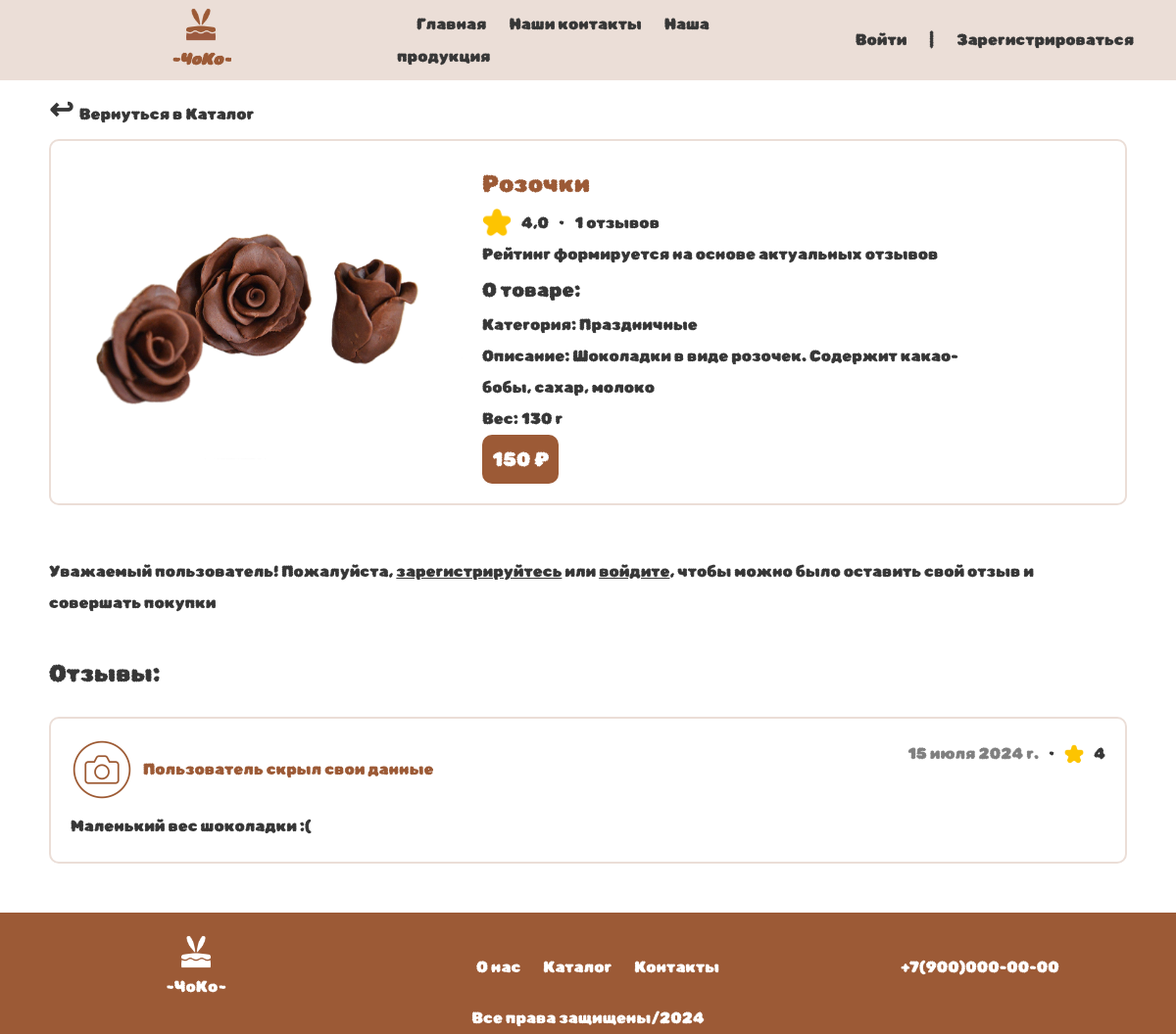
Page /user/chocolate/id_product=4/ on the earlier database version.
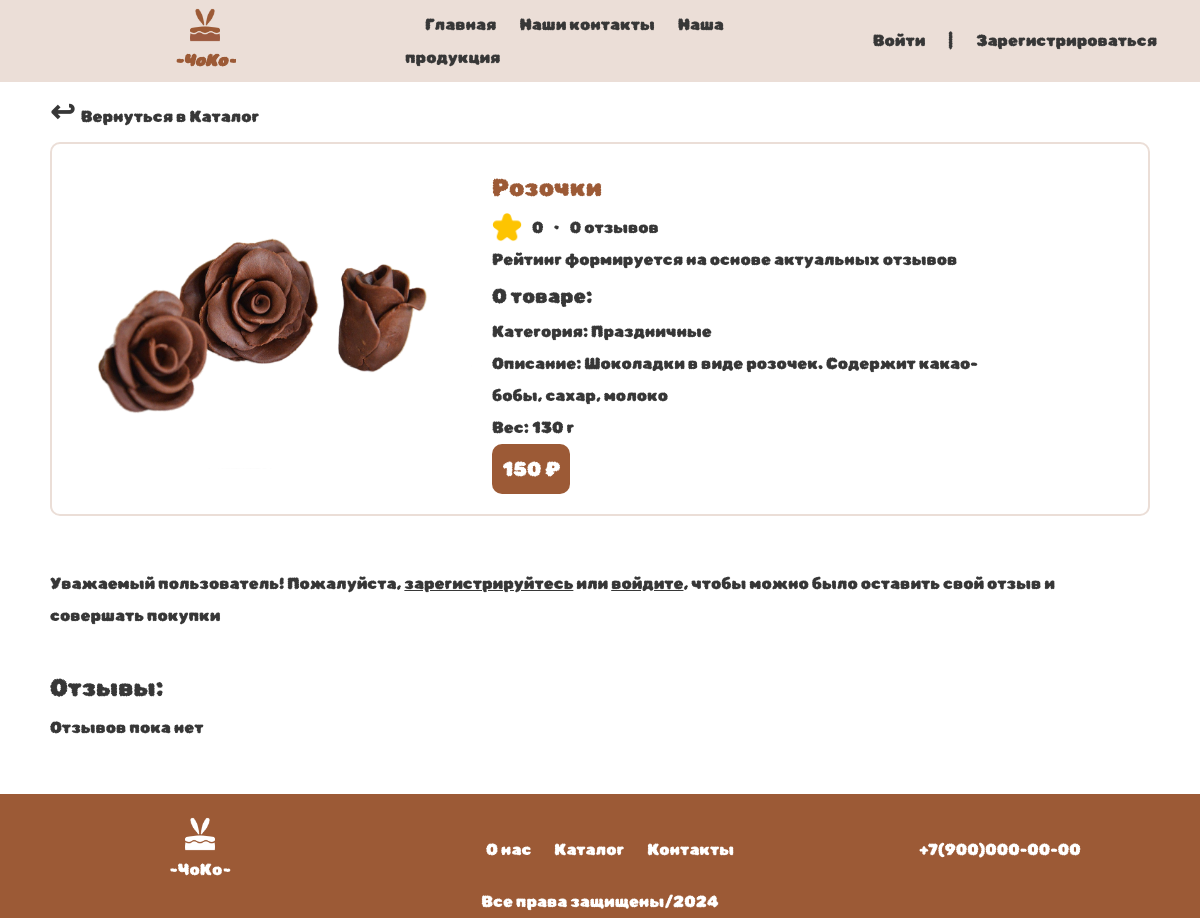
Same page on the later database version.
### main/models.py (models this page shows, shortened)
class Product(models.Model):
    objects = None
    category = models.CharField(max_length=20, default=None)
    product_name = models.CharField(max_length=50, default=None, unique=True)
    description = models.CharField(max_length=150, default=None)
    price = models.IntegerField(default=0)
    grams = models.IntegerField(default=0)
    image = models.ImageField(upload_to='img/', blank=True, null=True)
    new = models.BooleanField(default=False)

### users/models.py (models this page shows, shortened)
class Feedback(models.Model):
    objects = None
    hard_id = models.CharField(default=None, max_length=50)
    score = models.IntegerField()
    message = models.CharField(max_length=2000, default=None)
    id_product = models.IntegerField(default=0)
    anonim = models.BooleanField(default=False)
    date = models.DateField(default=None)

### users/views.py (the view)
# urls.py: path('chocolate/id_product=<int:id>/', users.info_product, name='info_product'),
def info_product(request, id):
    global user_cookie, url_cookie
    divider = 0
    score_all_users = 0
    total = 0
    try:
        user_cookie = request.COOKIES['hard_id']
    except KeyError:
        user_cookie = None
    if products.filter(id=id).exists():
        for i in basket.filter(basket=True, hard_id=user_cookie):
            total += (i.price * i.count)
        for i in feedbacks.filter(id_product=id):
            divider += 1
            score_all_users += i.score
        if divider == 0:
            general_assessment = 0
        else:
            general_assessment = round(score_all_users / divider, 1)
        url_cookie = request.build_absolute_uri()
        response = render(request, 'main/info_product.html', context={'products': products.filter(id=id),
                                                                      'feedbacks': feedbacks.filter(id_product=id),
                                                                      'id_product': id, 'start_url': start_url,
                                                                      'user_hard_id': user_cookie,
                                                                      'feedback_image': feedbacks_images.filter(
                                                                          hard_id=user_cookie, id_product=id),
                                                                      'general_assessment': general_assessment,
                                                                      'count_feedbacks': divider, 'users': users.all(),
                                                                      'basket': basket.filter(basket=True,
                                                                                              hard_id=user_cookie),
                                                                      'total': total, 'favourites': basket.filter(
                hard_id=user_cookie, favourites=True, id_product=id).exists()})
        response.set_cookie('url', url_cookie, secure=True, samesite='Lax', httponly=True, max_age=None)
        return response
    else:
        return render(request, 'main/error_404.html', status=404)

### templates/main/info_product.html (shortened to what this page needs)
<!DOCTYPE html>
{% load static %}
<html lang="en">
<head>
  <link rel="stylesheet" href="{% static 'css/nav.css' %}" />
  <link rel="stylesheet" href="{% static 'css/all.css' %}" />
  <link rel="stylesheet" href="{% static 'css/footer.css' %}" />
  <link rel="stylesheet" href="{% static 'css/info_product.css' %}" />
  <link rel="stylesheet" href="{% static 'css/buy.css' %}" />
  <link rel="stylesheet" href="{% static 'css/add.css' %}" />
  <link rel="stylesheet" href="{% static 'css/send_feedback.css' %}" />
</head>
<body>
  {% include 'main/nav.html' %}
  <br>
  <div class="content">
    <a href="{% url 'main' %}#all_products" class="main_all_products_a">
      <span class="main_all_products_span">&#8617; </span> Вернуться в Каталог
    </a>
    {% for i in products %}
    <form method="post" id="form_add">
      <div class="card_info">
        <div>
          <img src="{{ i.image.url }}" alt="chocolate" />
        </div>
        <div>
          <h2 class="name_product">{{ i.product_name }}</h2>
          <div class="score_and_feedbacks">
            <img src="../../../../media/icons/icon_score.png" alt="icon_score" />
            <p>{{ general_assessment }}<span>•</span></p>
            <a href="#feedbacks">{{ count_feedbacks }} отзывов</a>
          </div>
          <p>Рейтинг формируется на основе актуальных отзывов</p>
          <p style="font-size: 20px;">О товаре:</p>
          <p>Категория: {{ i.category }}</p>
          <p style="word-break:inherit;">Описание: {{ i.description }}</p>
          <p>Вес: {{ i.grams }} г</p>
          <p class="p_price">{{ i.price }} ₽</p>
        </div>
        {% endfor %}
      </div>
    </form>
    <br>
    {% if user_hard_id == None or user_hard_id == "None" %}
    <p class="user_active_none">
      Уважаемый пользователь! Пожалуйста,
      <a href="{% url 'registration' %}">зарегистрируйтесь</a> или
      <a href="{% url 'login' %}">войдите</a>, чтобы можно было оставить
      свой отзыв и совершать покупки
    </p>
    {% else %}
    <h2>Оставить отзыв</h2>
    {% include 'users/send_feedback.html' %}
    {% endif %}
    <br>
    {% include 'users/feedbacks_info_product.html' %}
  </div>
  {% include 'main/footer.html' %}
</body>
</html>

### templates/main/nav.html (shortened to what this page needs)
<nav>
  <div class="main_icon_text">
    <img src="../../../../media/icons/icon_main.png" alt="icon_main" />
    <p class="a_icon_text">~ЧоКо~</p>
  </div>
  <div>
    <a href="{% url 'main' %}">Главная</a>
    <a href="">Наши контакты</a>
    <a href="{% url 'main' %}#all_products">Наша продукция</a>
  </div>
  <div>
    {% if user_hard_id == None or user_hard_id == "None" %}
    <a href="{% url 'login' %}">Войти</a>
    <span>|</span>
    <a href="{% url 'registration' %}">Зарегистрироваться</a>
    {% endif %}
  </div>
</nav>

### templates/users/feedbacks_info_product.html (shortened to what this page needs)
<h2 id="feedbacks">Отзывы:</h2>
<div>
    {% if feedbacks|length == 0 %}
    <p>Отзывов пока нет</p>
    {% else %}
    {% for i in feedbacks %}
    <div class="feedback">
        <div class="date_and_score">
            <p style="color: grey">{{ i.date }}</p>
            <p>•</p>
            <img src="../../../../media/icons/icon_score.png" alt="icon_score" style="height: 20px" />
            <p>{{ i.score }}</p>
        </div>
        <div>
            <div class="user_ava_and_name">
                {% if i.anonim == 1 %}
                <img src="../../media/icons/icon_no_photo.png" alt="user_ava" id="img_image" class="user_ava">
                <p style="color: rgb(156, 90, 54)">Пользователь скрыл свои данные</p>
                {% endif %}
            </div>
            <p style="word-wrap: break-word; margin-top: 10px;">{{ i.message }}</p>
        </div>
    </div>
    {% endfor %}
    {% endif %}
</div>

### templates/main/footer.html
<footer>
  <div>
    <div class="main_icon_text">
      <img src="../../../../media/icons/icon_main_light.png" alt="icon_main" />
      <p>~ЧоКо~</p>
    </div>
    <div>
      <a href="">О нас</a>
      <a href="{% url 'main' %}#all_products">Каталог</a>
      <a href="">Контакты</a>
    </div>
    <div>
      <p>+7(900)000-00-00</p>
    </div>
  </div>
  <p>Все права защищены/2024</p>
</footer>

### static/css/nav.css (style rules this page uses)
nav { display: grid; grid-template-columns: repeat(3, 1fr); justify-items: center; align-items: center; padding: 5px; background-color: rgba(235, 222, 215); position: fixed; height: max-content; width: 100%; z-index: 1; }
nav a { text-decoration: none; vertical-align: middle; margin-left: 20px; }
nav span { margin-left: 20px; }
.a_icon_text, nav h1 { color: rgb(156, 90, 54); font-style: italic; font-weight: 100; font-weight: bold; }
nav img { height: 40px; text-align: center; vertical-align: middle; }

### static/css/all.css (style rules this page uses)
* { font-family: "RubikBubbles-Regular"; color: rgb(55, 55, 55); font-weight: 100; line-height: 2; inset: 0; margin: 0; padding: 0; overflow-x: clip; }
html, body { height: 100%; }
body { display: flex; flex-direction: column; }
.content { flex: 1 0 auto; }
.main_icon_text { text-align: center; line-height: 0; float: left; }
.main_all_products_a { text-decoration: none; width: max-content; }
.main_all_products_span { font-size: 30px; font-weight: bold; }

### static/css/footer.css (style rules this page uses)
footer { background-color: rgb(156, 90, 54); color: white; text-align: center; padding-top: 20px; width: 100%; line-height: 0; }
footer a { color: white; }
footer img { height: 40px; vertical-align: middle; }
footer > div { display: grid; grid-template-columns: repeat(3, 1fr); justify-items: center; align-items: center; }
footer a { text-decoration: none; vertical-align: middle; margin-left: 20px; }
footer p { color: white; text-align: center; }

### static/css/info_product.css (style rules this page uses)
.content { margin: 50px; }
.card_info { display: grid; grid-template-columns: 1fr 5fr 1fr; align-items: center; padding: 20px; gap: 20px; }
.card_info>div:nth-child(1)>img { width: 400px; }
.score_and_feedbacks>img { height: 30px; }
.name_product { color: rgb(156, 90, 54); }
.score_and_feedbacks { display: grid; grid-template-columns: repeat(3, max-content); gap: 10px; }
.p_price { background-color: rgb(156, 90, 54); width: max-content; padding: 5px 10px; color: white; border-radius: 10px; font-size: 20px; }
.score_and_feedbacks span { margin-left: 10px; }
.score_and_feedbacks>a { text-decoration: none; }
.user_active_none { margin-top: 20px; }
#form_add { display: flex; border: 2px solid rgb(235, 222, 215); border-radius: 10px; }

Differences in the rows shown:
removed Feedback: date "15 июля 2024 г.", score "4", anonim True (drawn), message "Маленький вес шоколадки :("
computed for Product "Розочки": new "4,0" → "0"; new "1" → "0"
Other differences:
text now shown: "Отзывов пока нет"
